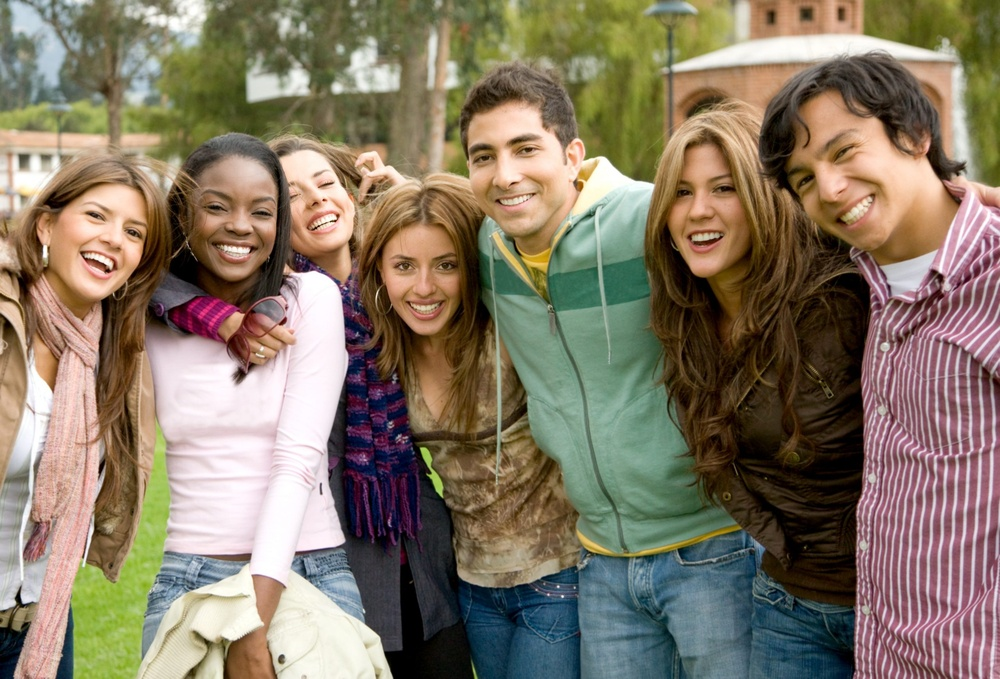
#> input picture Day21/images/happygroupofpeople.jpg, 1000 x 679 px, shrunk from 2560 x 1739 before the run; its folder holds only this picture in this run
$ jupyter execute --allow-errors UnconventionalData.ipynb
#> lines starting #> are read from the running program, lines starting #| are printed output that depends on the picture; after the words box and inside, x2 and y2 are one past the last pixel; in counts of white or black regions, pixels touching at a corner belong together
#> further down, img is the input picture: shape (679, 1000, 3); mean B, G, R 101.3, 120.2, 132.6
#> `gray = cv2.cvtColor(img, cv2.COLOR_BGR2GRAY)`:
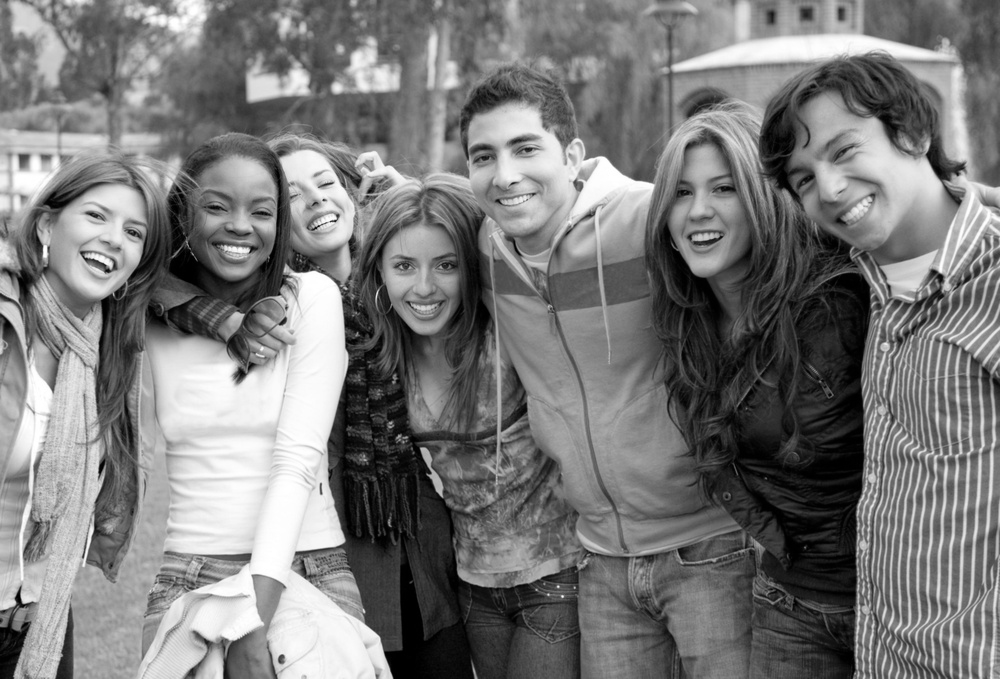
#> gray: shape (679, 1000); min 0, max 255, mean 121.7
#> `faces = face_cascade.detectMultiScale(gray, 1.3, 5)`: faces = [[373, 228, 100, 100], [646, 147, 116, 116], [186, 166, 107, 107], [59, 181, 107, 107], [439, 102, 130, 130]]
#> the loop `for (x,y,w,h) in faces:` made 5 passes
#> pass 1, `img = cv2.rectangle(img,(x,y),(x+w,y+h),(255,0,0),2)`:
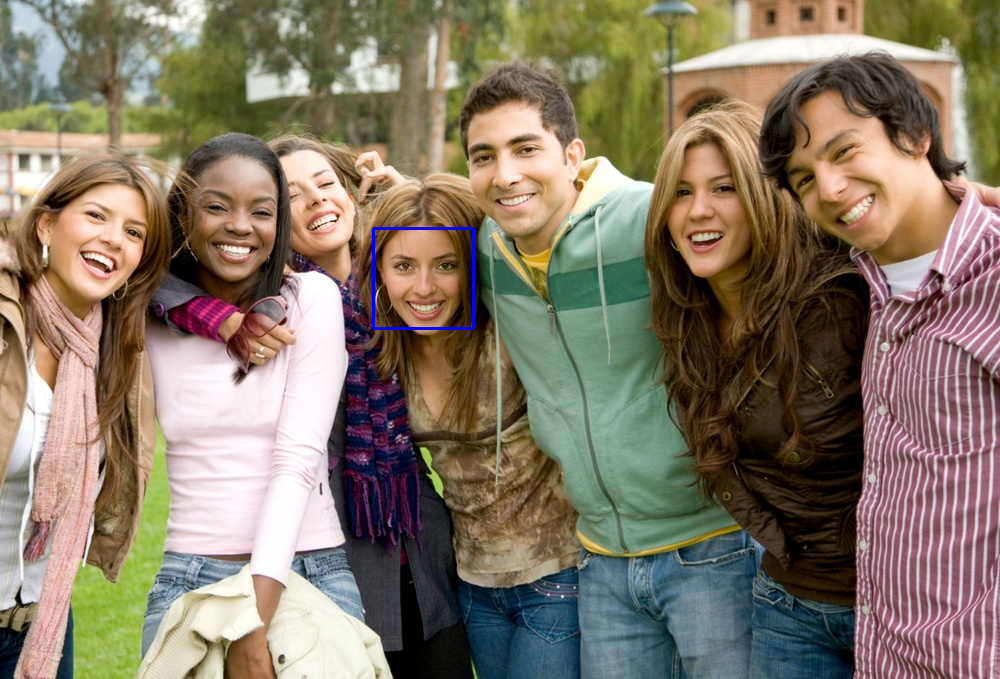
#> img: shape (679, 1000, 3); 0.18% of pixels changed, all inside (x1, y1, x2, y2) = (372, 227, 475, 330)
#> pass 1, `roi_gray = gray[y:y+h, x:x+w]`:
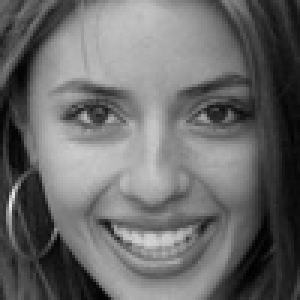
#> roi_gray: shape (100, 100) (shown 3 times larger); min 1, max 232, mean 105.8
#> pass 1, `roi_color = img[y:y+h, x:x+w]`:
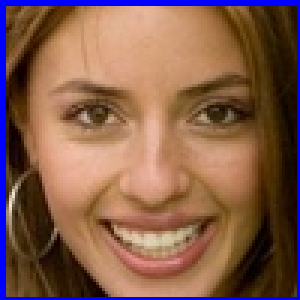
#> roi_color: shape (100, 100, 3) (shown 3 times larger); mean B, G, R 78.1, 93.5, 132.1
#> pass 2, `img = cv2.rectangle(img,(x,y),(x+w,y+h),(255,0,0),2)`:
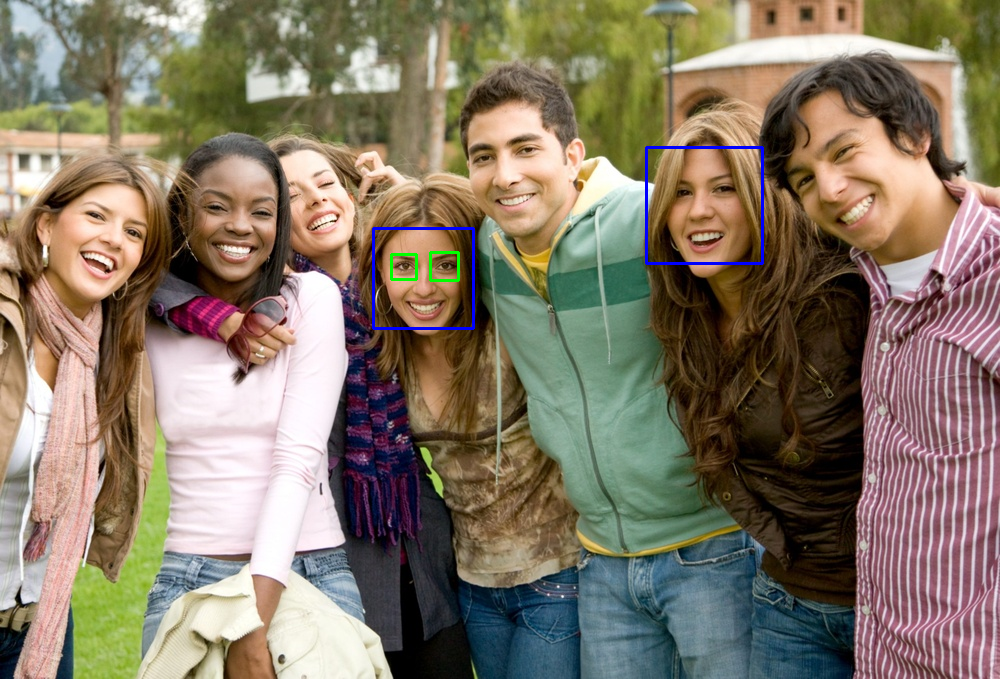
#> img: shape (679, 1000, 3); 0.3% of pixels changed, all inside (x1, y1, x2, y2) = (390, 146, 764, 282)
#> after the loop `for (x,y,w,h) in faces:`:
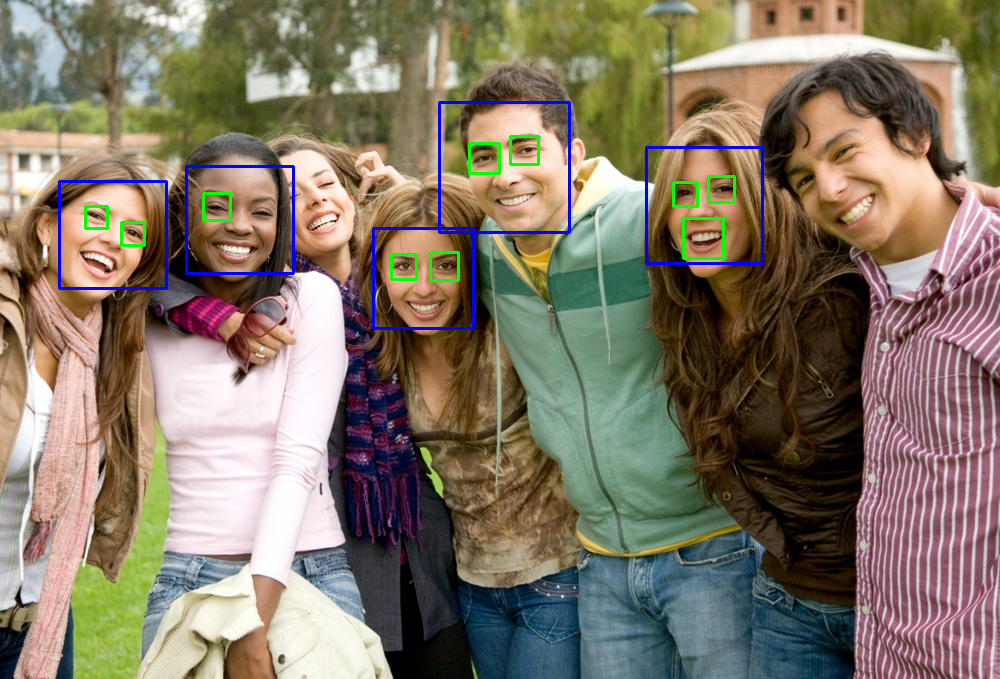
#> img: shape (679, 1000, 3); 0.99% of pixels changed, all inside (x1, y1, x2, y2) = (58, 101, 736, 290)
#> after the loop `for (x,y,w,h) in faces:`:
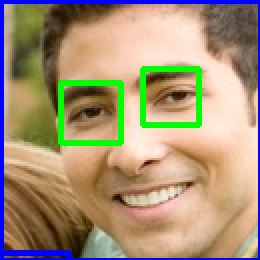
#> roi_color: shape (130, 130, 3) (shown 2 times larger); mean B, G, R 119.2, 147.1, 165.5
#> after the loop `for (x,y,w,h) in faces:`:
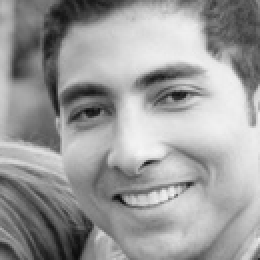
#> roi_gray: shape (130, 130) (shown 2 times larger); min 11, max 245, mean 155.7
# Unconventional Data

<em>Ishaan Thakker</em>

### PDF Extractor

[cell 1]
import fitz
import pandas as pd
from collections import Counter

#> (a cell that did not finish here is left out)

[cell 3]
import camelot
#> (the rest of this cell did not finish here and is left out)

#> (a cell that did not finish here is left out)

### Reddit Image Transcriber

[cell 5]
import requests
import json

# Set a User Agent to avoid being blocked
#> (the rest of this cell did not finish here and is left out)

[cell 6]
import pytesseract
from PIL import Image
import io as io

lines = []
#> (the rest of this cell did not finish here and is left out)

[cell 7]
from textblob import TextBlob

#> (the rest of this cell did not finish here and is left out)

#> (a cell that did not finish here is left out)

#> (a cell that did not finish here is left out)

### Face Finding

[cell 10]
import numpy as np
import cv2

import numpy as np
import cv2

images = ['happygroupofpeople', 'messi-ronaldo', 'threepeople']

face_cascade = cv2.CascadeClassifier('haarcascades/haarcascade_frontalface_default.xml')
eye_cascade = cv2.CascadeClassifier('haarcascades/haarcascade_eye.xml')

#> (the rest of this cell did not finish here and is left out)
